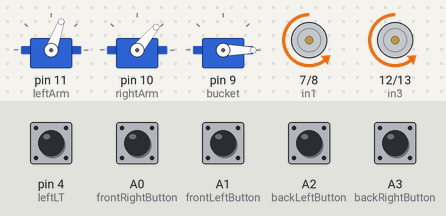
The sketch below on a simulated Arduino Uno, built with avr-gcc and run on an emulated ATmega328P. On the bench: 3 × servo, motor-driver pin pairs drawn as motors (green arrow = first pin HIGH = forward, orange = second pin HIGH = backward, longer = more drive, scaled by the enable pin). The inputs (shaded band) are chosen by the test bench; at power-on: A0 (frontRightButton) HIGH, A1 (frontLeftButton), A2 (backLeftButton), A3 (backRightButton), pin 4 (leftLT) LOW.

Above: at 6.2 s.
6.3 s: pin 4 (leftLT) pulled HIGH for 0.2 s
At 6.7 s:
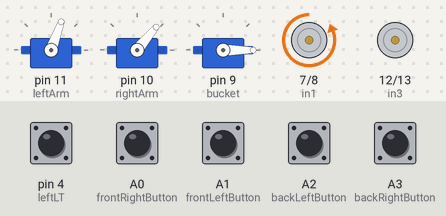
8.0 s: A1 (frontLeftButton) pulled HIGH for 0.2 s
At 11.3 s:
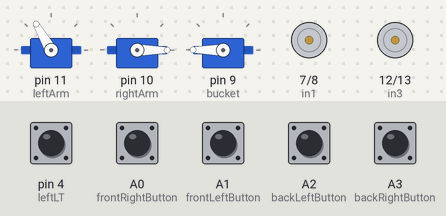
At 15.0 s:
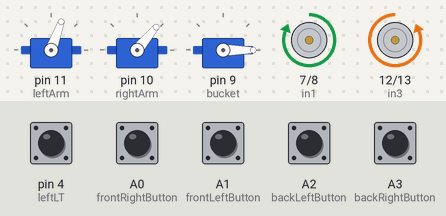
Timing chart, 0 to 16.5 s (numbered marks = the images above; inputs shaded):
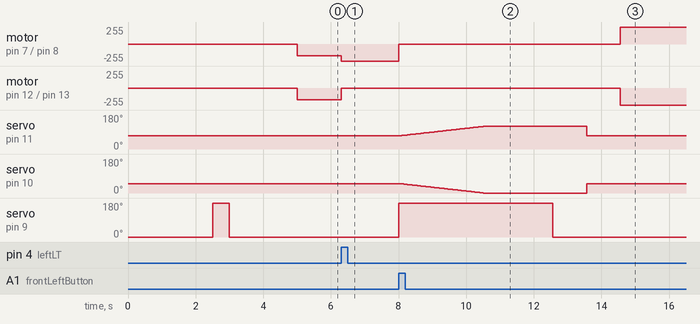

The sketch:

final_code.ino
```cpp
// FINAL CODE
// Team 9 - Project ARDET - ENGG1000 T1 2019

// Authored by Anthony Carbone and Eric Lin

#include <Servo.h>
#include <Wire.h>

// Motors:
  // Left motors
    const int enA = 5;
    const int in1 = 7;
    const int in2 = 8;
  // Right motors
    const int enB = 6;
    const int in3 = 12;
    const int in4 = 13;
  const int maxspeed=255; // Multipe of maxspeed (i.e. 0.75*maxspeed)

      ////// MOTOR FUNCTIONS //////
      //
      // Individual wheel movements
      void leftForward(float Speed = maxspeed)
      {
        analogWrite(enA, Speed);
        analogWrite(enB, Speed);

        digitalWrite(in1, LOW);
        digitalWrite(in2, HIGH);
        digitalWrite(in3, LOW);
        digitalWrite(in4, LOW);
      }

      void leftBack(float Speed = maxspeed)
      {
        analogWrite(enA, Speed);
        analogWrite(enB, Speed);

        digitalWrite(in1, HIGH);
        digitalWrite(in2, LOW);
        digitalWrite(in3, LOW);
        digitalWrite(in4, LOW);
      }

      void rightForward(float Speed = maxspeed)
      {
        analogWrite(enA, Speed);
        analogWrite(enB, Speed);

        digitalWrite(in1, LOW);
        digitalWrite(in2, LOW);
        digitalWrite(in3, HIGH);
        digitalWrite(in4, LOW);
      }

      void rightBack(float Speed = maxspeed)
      {
        analogWrite(enA, Speed);
        analogWrite(enB, Speed);

        digitalWrite(in1, LOW);
        digitalWrite(in2, LOW);
        digitalWrite(in3, LOW);
        digitalWrite(in4, HIGH);
      }

      //
      // Actual movements //

      void forward(float Speed = maxspeed)
      {
        analogWrite(enA, Speed);
        analogWrite(enB, Speed);

        digitalWrite(in1, LOW);
        digitalWrite(in2, HIGH);
        digitalWrite(in3, HIGH);
        digitalWrite(in4, LOW);
      }

      void back(float Speed = maxspeed)
      {
        analogWrite(enA, Speed);
        analogWrite(enB, Speed);

        digitalWrite(in1, HIGH);
        digitalWrite(in2, LOW);
        digitalWrite(in3, LOW);
        digitalWrite(in4, HIGH);
      }

      void rightTurn(float Speed = maxspeed)
      {
        analogWrite(enA, Speed);
        analogWrite(enB, Speed);

        digitalWrite(in1, LOW);
        digitalWrite(in2, HIGH);
        digitalWrite(in3, LOW);
        digitalWrite(in4, HIGH);
      }

      void leftTurn(float Speed = maxspeed)
      {
        analogWrite(enA, Speed);
        analogWrite(enB, Speed);

        digitalWrite(in1, HIGH);
        digitalWrite(in2, LOW);
        digitalWrite(in3, HIGH);
        digitalWrite(in4, LOW);
      }


      void brake()
      {
        digitalWrite(in1, LOW);
        digitalWrite(in2, LOW);
        digitalWrite(in3, LOW);
        digitalWrite(in4, LOW);
      }

// Line trace sensors:
   const int leftLT = 4;
   const int rightLT = 3;
   int turnDirection = 99;

// Push buttons:
   const int frontLeftButton = A1;
   const int frontRightButton = A0;
   const int backLeftButton = A2;
   const int backRightButton = A3;

// Servos:
  Servo leftArm, rightArm, bucket;
 int pos = 40, store = 70, closed = 0, open = 180;


void setup() {
// Motors:
  pinMode(enA, OUTPUT); //Left motors speed control (PWM)
  pinMode(enB, OUTPUT); //Right motors speed control (PWM)
  pinMode(in1, OUTPUT);
  pinMode(in2, OUTPUT);
  pinMode(in3, OUTPUT);
  pinMode(in4, OUTPUT);

// Push buttons:
  pinMode(frontLeftButton, INPUT);
  pinMode(frontRightButton, INPUT);
  pinMode(backLeftButton, INPUT);
  pinMode(backRightButton, INPUT);

// Servos:
  leftArm.attach(11);
  rightArm.attach(10);
  bucket.attach(9);

  leftArm.write(store);
  rightArm.write(120-store);
  bucket.write(closed);

  while(digitalRead(frontLeftButton) == 0 && digitalRead(frontRightButton) == 0) {}

  if(digitalRead(frontLeftButton) == 1) turnDirection = 1;
  else if(digitalRead(frontRightButton) == 1) turnDirection = 0;

 // Bucket Drop//
 leftArm.write(store);
 rightArm.write(120-store);
 bucket.write(closed);
 delay(2000);

 bucket.write(closed);
 delay(500);

 bucket.write(open);
 delay(500);
 bucket.write(closed);
 delay(2000);
 ////////////////
}

void loop() {

  // Finding trough //
  if(turnDirection == 0) rightLineFind();
  else if(turnDirection == 1) leftLineFind();

  lineTrace(); // Runs iff both front buttons are not HIGH
  brake();

 /// Bucket Collect //
 bucket.write(open);

 for (pos = store;pos <=120; pos +=1) {
   leftArm.write(pos);
   rightArm.write(120-pos);
   delay(50);
  }
 delay(2000);
 bucket.write(closed);
 delay(1000);

 leftArm.write(store);
 rightArm.write(120-store);
 delay(1000);
/////////////////////


 endLineTrace();
 brake();
// END //

 for (pos = store;pos >=0; pos -=1) {
   leftArm.write(pos);
   rightArm.write(120-pos);
   delay(40);
  }

 pinMode(11, INPUT);
 pinMode(10, INPUT);

 bucket.write(180);

 //
delay(10000000000000);
}


////// LINE TRACE //////
void leftLineFind() {
  while (digitalRead(rightLT) == 0) leftTurn(0.7*maxspeed);
}

void rightLineFind() {
  while (digitalRead(leftLT) == 0) rightTurn(0.7*maxspeed);
}

void lineTrace() {
  while(digitalRead(frontLeftButton) == 0 || digitalRead(frontRightButton) == 0) {
    if(digitalRead(frontLeftButton) == 0 && digitalRead(frontRightButton) == 0) forward();
    else if (digitalRead(frontLeftButton) == 1 && digitalRead(frontRightButton) == 0) rightForward();
    else if (digitalRead(frontLeftButton) == 0 && digitalRead(frontRightButton) == 1) leftForward();
  }
}

 void endLineTrace() {
  while(digitalRead(backLeftButton) == 0 || digitalRead(backRightButton) == 0) {
    if(digitalRead(backLeftButton) == 0 && digitalRead(backRightButton) == 0) back();
    else if (digitalRead(backLeftButton) == 1 && digitalRead(backRightButton) == 0) leftBack();
    else if (digitalRead(backLeftButton) == 0 && digitalRead(backRightButton) == 1) rightBack();
  }
 }
```

Measured:
- after the input at 6.3 s, motor on pin 7 (in1) / pin 8 (in2): backward 178/255 → backward 255/255 at once; motor on pin 12 (in3) / pin 13 (in4): backward 178/255 → stopped at once
- after the input at 8.0 s, motor on pin 7 (in1) / pin 8 (in2): backward 255/255 → stopped at once, → forward 255/255 6.6 s later; motor on pin 12 (in3) / pin 13 (in4): stopped → backward 255/255 after 6.6 s; servo on pin 11 (leftArm): rises from 70° to 120° in 2.5 s, then falls to 70° in 3.1 s; servo on pin 9 (bucket): 0° → 180° at once, → 0° 4.6 s later
